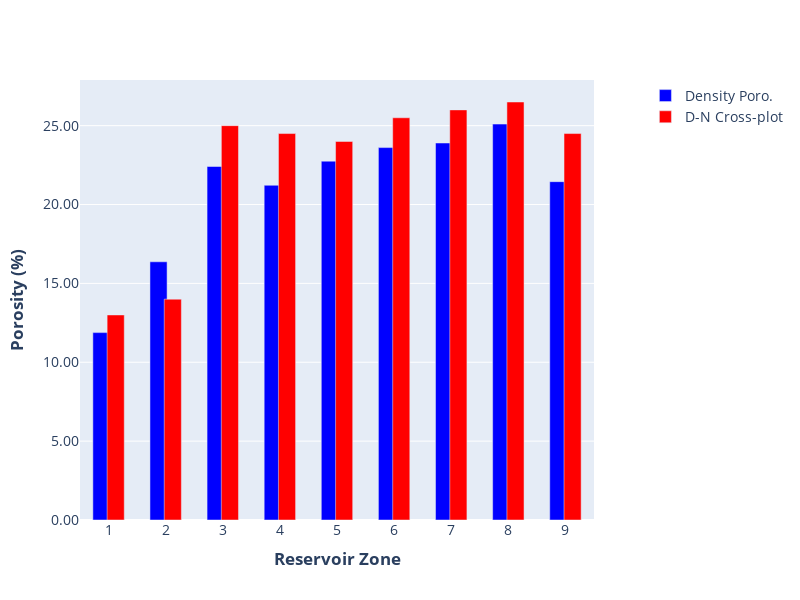
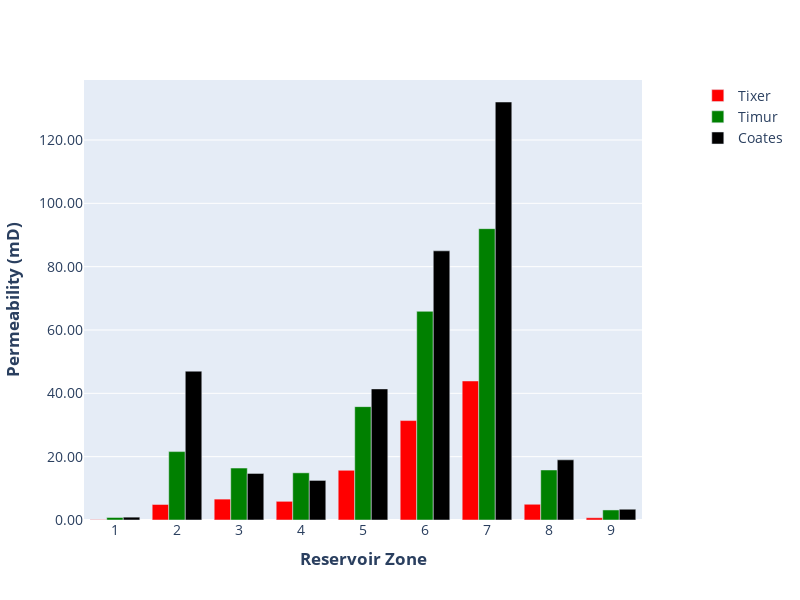

Notebook code for these charts, in order:
### Code cell
fig1 = plot_porosity(reservoir_zone_porosity_well1, save_path="reservoir_graphs/porosity_well1.png")
fig2 = plot_permeability(reservoir_zone_perm_well1, save_path="reservoir_graphs/permeability_well1.png")
fig1.show()
fig2.show()

### Figure 1 — Plotly figure (JSON) as saved in the notebook; plotly's stock layout.template omitted (floating-point values rounded to 4 significant figures)
{"data": [{"marker": {"color": "blue"}, "name": "Density Poro.", "type": "bar", "width": 0.3, "x": [1, 2, 3, 4, 5, 6, 7, 8, 9], "y": [11.88, 16.37, 22.41, 21.22, 22.75, 23.61, 23.9, 25.1, 21.45]}, {"marker": {"color": "red"}, "name": "D-N Cross-plot", "type": "bar", "width": 0.3, "x": [1, 2, 3, 4, 5, 6, 7, 8, 9], "y": [13.0, 14.0, 25.0, 24.5, 24.0, 25.5, 26.0, 26.5, 24.5]}], "layout": {"bargap": 0.5, "barmode": "group", "font": {"size": 14}, "height": 600, "legend": {"orientation": "v", "x": 1.1, "y": 1}, "margin": {"b": 80, "l": 80, "r": 120, "t": 80}, "title": {"font": {"size": 16}}, "width": 800, "xaxis": {"dtick": 1, "tick0": 1, "tickmode": "linear", "title": {"text": "<b>Reservoir Zone</b>"}}, "yaxis": {"tickformat": ".2f", "title": {"text": "<b>Porosity (%)</b>"}}}}

### Figure 2 — Plotly figure (JSON) as saved in the notebook; plotly's stock layout.template omitted (floating-point values rounded to 4 significant figures)
{"data": [{"marker": {"color": "red"}, "name": "Tixer", "type": "bar", "x": [1, 2, 3, 4, 5, 6, 7, 8, 9], "y": [0.1, 4.9, 6.6, 5.9, 15.7, 31.4, 43.9, 4.97, 0.71]}, {"marker": {"color": "green"}, "name": "Timur", "type": "bar", "x": [1, 2, 3, 4, 5, 6, 7, 8, 9], "y": [0.8, 21.6, 16.4, 14.9, 35.8, 65.9, 92.0, 15.8, 3.17]}, {"marker": {"color": "black"}, "name": "Coates", "type": "bar", "x": [1, 2, 3, 4, 5, 6, 7, 8, 9], "y": [0.9, 47.0, 14.7, 12.5, 41.4, 85.0, 132.0, 19.0, 3.4]}], "layout": {"barmode": "group", "font": {"size": 14}, "height": 600, "legend": {"orientation": "v", "x": 1.1, "y": 1}, "margin": {"b": 80, "l": 80, "r": 120, "t": 80}, "title": {"font": {"size": 16}}, "width": 800, "xaxis": {"dtick": 1, "tick0": 1, "tickmode": "linear", "title": {"text": "<b>Reservoir Zone</b>"}}, "yaxis": {"tickformat": ".2f", "title": {"text": "<b>Permeability (mD)</b>"}}}}
